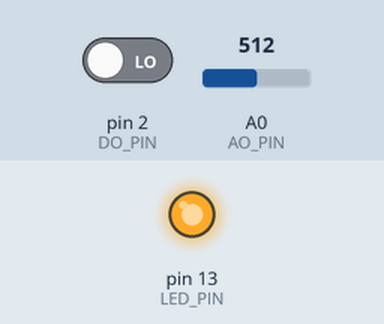
Simulated run of this sketch. Board: Arduino Uno, built with avr-gcc and run on an emulated ATmega328P. Shown: output pins drawn as LEDs (lit = HIGH). The test bench sets the inputs (shaded band); at power-on: pin 2 (DO_PIN) LOW, A0 (AO_PIN) = 512. What the sketch prints to the serial monitor is not drawn.

Above: at 0.1 s.
At 19.6 s:
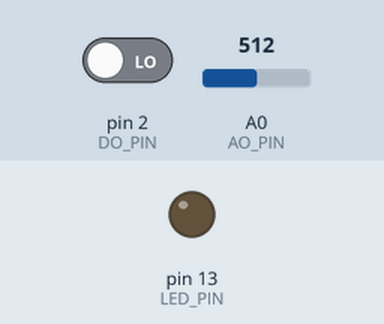
Timing chart, 0 to 21.1 s (numbered marks = the images above):
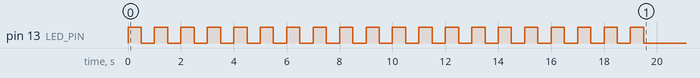

The sketch:

smokewatch.ino
```cpp
// SmokeWatch — Arduino
// Envia "AO,DO\n" a cada segundo via porta série.
// LED pino 13 espelha o valor DO do sensor FC-22.

const int AO_PIN  = A0;  // saída analógica do FC-22
const int DO_PIN  = 2;   // saída digital do FC-22
const int LED_PIN = 13;  // LED built-in

void setup() {
  Serial.begin(9600);
  pinMode(DO_PIN,  INPUT);
  pinMode(LED_PIN, OUTPUT);
  // Aquecimento do sensor: 20 segundos com LED a piscar
  for (int i = 0; i < 20; i++) {
    digitalWrite(LED_PIN, HIGH); delay(500);
    digitalWrite(LED_PIN, LOW);  delay(500);
  }
}

void loop() {
  int ao    = analogRead(AO_PIN);
  int doVal = digitalRead(DO_PIN);  // 0 ou 1

  // LED espelha DO
  digitalWrite(LED_PIN, doVal == HIGH ? HIGH : LOW);

  // Envia para o Pi
  Serial.print(ao);
  Serial.print(',');
  Serial.println(doVal);

  delay(1000);
}
```
